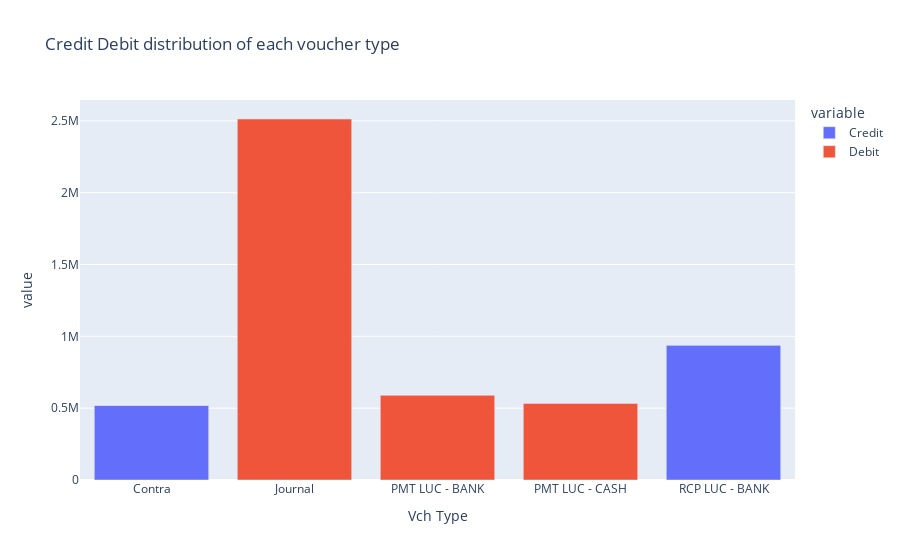

Notebook source saved alongside this figure:
### Code cell
fig = px.bar(vouch, x="Vch Type", y=['Credit','Debit'], title="Credit Debit distribution of each voucher type")
fig.show()

### Figure 1 — Plotly figure (JSON) as saved in the notebook; plotly's stock layout.template omitted (floating-point values rounded to 4 significant figures)
{"data": [{"alignmentgroup": "True", "hovertemplate": "variable=Credit<br>Vch Type=%{x}<br>value=%{y}<extra></extra>", "legendgroup": "Credit", "marker": {"color": "#636efa", "pattern": {"shape": ""}}, "name": "Credit", "offsetgroup": "Credit", "orientation": "v", "showlegend": true, "textposition": "auto", "type": "bar", "x": ["Contra", "Journal", "PMT LUC - BANK", "PMT LUC - CASH", "RCP LUC - BANK"], "xaxis": "x", "y": [520000, 0, 0, 0, 939348], "yaxis": "y"}, {"alignmentgroup": "True", "hovertemplate": "variable=Debit<br>Vch Type=%{x}<br>value=%{y}<extra></extra>", "legendgroup": "Debit", "marker": {"color": "#EF553B", "pattern": {"shape": ""}}, "name": "Debit", "offsetgroup": "Debit", "orientation": "v", "showlegend": true, "textposition": "auto", "type": "bar", "x": ["Contra", "Journal", "PMT LUC - BANK", "PMT LUC - CASH", "RCP LUC - BANK"], "xaxis": "x", "y": [0, 2512933, 589201, 533317, 0], "yaxis": "y"}], "layout": {"autosize": true, "barmode": "relative", "legend": {"title": {"text": "variable"}, "tracegroupgap": 0}, "title": {"text": "Credit Debit distribution of each voucher type"}, "xaxis": {"anchor": "y", "autorange": true, "domain": [0, 1], "range": [-0.5, 4.5], "title": {"text": "Vch Type"}, "type": "category"}, "yaxis": {"anchor": "x", "autorange": true, "domain": [0, 1], "range": [0, 2645000.0], "title": {"text": "value"}, "type": "linear"}}}
